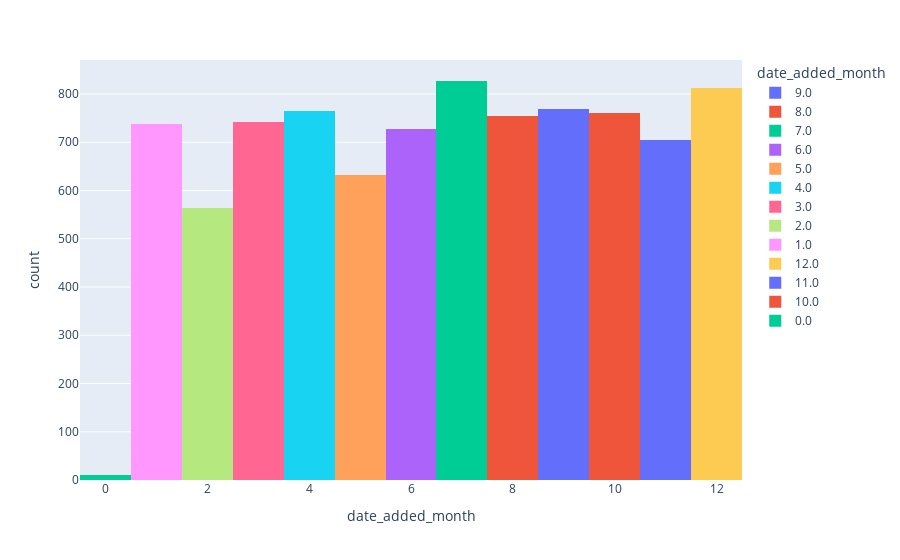

This figure's notebook cell:
### Code cell
px.histogram(data, x = data["date_added_month"], color = "date_added_month")

### Figure 1 — Plotly figure (JSON) as saved in the notebook; plotly's stock layout.template omitted (floating-point values rounded to 4 significant figures; data arrays with more than 128 entries replaced by an {"elided": "..."} marker saying what was removed)
{"data": [{"alignmentgroup": "True", "bingroup": "x", "hovertemplate": "date_added_month=%{x}<br>count=%{y}<extra></extra>", "legendgroup": "9.0", "marker": {"color": "#636efa", "pattern": {"shape": ""}}, "name": "9.0", "offsetgroup": "9.0", "orientation": "v", "showlegend": true, "type": "histogram", "x": {"elided": "770 int values"}, "xaxis": "x", "yaxis": "y"}, {"alignmentgroup": "True", "bingroup": "x", "hovertemplate": "date_added_month=%{x}<br>count=%{y}<extra></extra>", "legendgroup": "8.0", "marker": {"color": "#EF553B", "pattern": {"shape": ""}}, "name": "8.0", "offsetgroup": "8.0", "orientation": "v", "showlegend": true, "type": "histogram", "x": {"elided": "755 int values"}, "xaxis": "x", "yaxis": "y"}, {"alignmentgroup": "True", "bingroup": "x", "hovertemplate": "date_added_month=%{x}<br>count=%{y}<extra></extra>", "legendgroup": "7.0", "marker": {"color": "#00cc96", "pattern": {"shape": ""}}, "name": "7.0", "offsetgroup": "7.0", "orientation": "v", "showlegend": true, "type": "histogram", "x": {"elided": "827 int values"}, "xaxis": "x", "yaxis": "y"}, {"alignmentgroup": "True", "bingroup": "x", "hovertemplate": "date_added_month=%{x}<br>count=%{y}<extra></extra>", "legendgroup": "6.0", "marker": {"color": "#ab63fa", "pattern": {"shape": ""}}, "name": "6.0", "offsetgroup": "6.0", "orientation": "v", "showlegend": true, "type": "histogram", "x": {"elided": "728 int values"}, "xaxis": "x", "yaxis": "y"}, {"alignmentgroup": "True", "bingroup": "x", "hovertemplate": "date_added_month=%{x}<br>count=%{y}<extra></extra>", "legendgroup": "5.0", "marker": {"color": "#FFA15A", "pattern": {"shape": ""}}, "name": "5.0", "offsetgroup": "5.0", "orientation": "v", "showlegend": true, "type": "histogram", "x": {"elided": "632 int values"}, "xaxis": "x", "yaxis": "y"}, {"alignmentgroup": "True", "bingroup": "x", "hovertemplate": "date_added_month=%{x}<br>count=%{y}<extra></extra>", "legendgroup": "4.0", "marker": {"color": "#19d3f3", "pattern": {"shape": ""}}, "name": "4.0", "offsetgroup": "4.0", "orientation": "v", "showlegend": true, "type": "histogram", "x": {"elided": "764 int values"}, "xaxis": "x", "yaxis": "y"}, {"alignmentgroup": "True", "bingroup": "x", "hovertemplate": "date_added_month=%{x}<br>count=%{y}<extra></extra>", "legendgroup": "3.0", "marker": {"color": "#FF6692", "pattern": {"shape": ""}}, "name": "3.0", "offsetgroup": "3.0", "orientation": "v", "showlegend": true, "type": "histogram", "x": {"elided": "742 int values"}, "xaxis": "x", "yaxis": "y"}, {"alignmentgroup": "True", "bingroup": "x", "hovertemplate": "date_added_month=%{x}<br>count=%{y}<extra></extra>", "legendgroup": "2.0", "marker": {"color": "#B6E880", "pattern": {"shape": ""}}, "name": "2.0", "offsetgroup": "2.0", "orientation": "v", "showlegend": true, "type": "histogram", "x": {"elided": "563 int values"}, "xaxis": "x", "yaxis": "y"}, {"alignmentgroup": "True", "bingroup": "x", "hovertemplate": "date_added_month=%{x}<br>count=%{y}<extra></extra>", "legendgroup": "1.0", "marker": {"color": "#FF97FF", "pattern": {"shape": ""}}, "name": "1.0", "offsetgroup": "1.0", "orientation": "v", "showlegend": true, "type": "histogram", "x": {"elided": "738 int values"}, "xaxis": "x", "yaxis": "y"}, {"alignmentgroup": "True", "bingroup": "x", "hovertemplate": "date_added_month=%{x}<br>count=%{y}<extra></extra>", "legendgroup": "12.0", "marker": {"color": "#FECB52", "pattern": {"shape": ""}}, "name": "12.0", "offsetgroup": "12.0", "orientation": "v", "showlegend": true, "type": "histogram", "x": {"elided": "813 int values"}, "xaxis": "x", "yaxis": "y"}, {"alignmentgroup": "True", "bingroup": "x", "hovertemplate": "date_added_month=%{x}<br>count=%{y}<extra></extra>", "legendgroup": "11.0", "marker": {"color": "#636efa", "pattern": {"shape": ""}}, "name": "11.0", "offsetgroup": "11.0", "orientation": "v", "showlegend": true, "type": "histogram", "x": {"elided": "705 int values"}, "xaxis": "x", "yaxis": "y"}, {"alignmentgroup": "True", "bingroup": "x", "hovertemplate": "date_added_month=%{x}<br>count=%{y}<extra></extra>", "legendgroup": "10.0", "marker": {"color": "#EF553B", "pattern": {"shape": ""}}, "name": "10.0", "offsetgroup": "10.0", "orientation": "v", "showlegend": true, "type": "histogram", "x": {"elided": "760 int values"}, "xaxis": "x", "yaxis": "y"}, {"alignmentgroup": "True", "bingroup": "x", "hovertemplate": "date_added_month=%{x}<br>count=%{y}<extra></extra>", "legendgroup": "0.0", "marker": {"color": "#00cc96", "pattern": {"shape": ""}}, "name": "0.0", "offsetgroup": "0.0", "orientation": "v", "showlegend": true, "type": "histogram", "x": [0, 0, 0, 0, 0, 0, 0, 0, 0, 0], "xaxis": "x", "yaxis": "y"}], "layout": {"barmode": "relative", "legend": {"title": {"text": "date_added_month"}, "tracegroupgap": 0}, "margin": {"t": 60}, "xaxis": {"anchor": "y", "categoryarray": [9, 8, 7, 6, 5, 4, 3, 2, 1, 12, 11, 10, 0], "categoryorder": "array", "domain": [0, 1], "title": {"text": "date_added_month"}}, "yaxis": {"anchor": "x", "domain": [0, 1], "title": {"text": "count"}}}}
